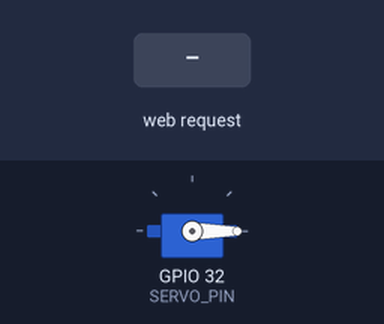
Recording of a sketch running on a simulated ESP32. Shown: servo. Inputs (shaded band) come from the test bench. WiFi joins after 1.5 s; servers stay silent unless stated; what the sketch prints to the serial monitor is not drawn.

Above: at 3.2 s.
3.3 s: HTTP request GET /unlock received
At 4.1 s:
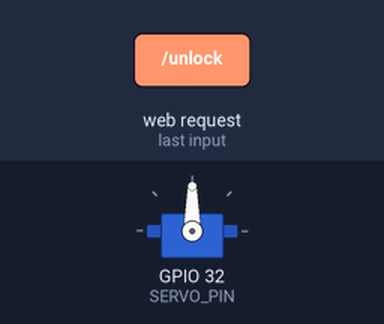
4.8 s: HTTP request GET /handshake received
7.8 s: HTTP request GET /lock received
Timing chart, 0 to 10.8 s (numbered marks = the images above; inputs shaded):
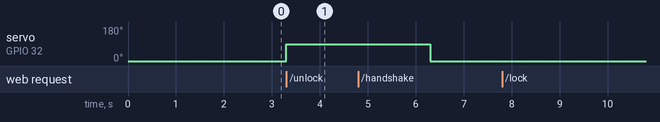

The sketch:

arduino_lock.ino
```cpp
/*
  ESP32 Wi-Fi Access Control Lock Firmware
  Controls a servo motor acting as a lock mechanism.
  Connects to Wi-Fi and hosts a local web server.

  Endpoints:
    http://<ESP32_IP>/handshake -> Responds "ACK" (self-test check)
    http://<ESP32_IP>/unlock    -> Drives servo to open angle, starts non-blocking timer, responds "UNLOCKED"
    http://<ESP32_IP>/lock      -> Drives servo to closed angle immediately, responds "LOCKED"

  Note:
    1. Enter your Wi-Fi SSID and Password below before uploading.
    2. Requires the "ESP32Servo" library in the Arduino IDE.
*/

#include <WiFi.h>
#include <WebServer.h>
#include <ESP32Servo.h>

// --- WI-FI CREDENTIALS ---
// Set these to match your router settings (must match config.py in Python)
const char* ssid = "NARZO 70 Pro 5G";
const char* password = "Thush@r0308";

// --- CONFIGURABLE CONSTANTS ---
const int SERVO_PIN = 32;        // GPIO pin connected to the servo signal (D32 / GPIO 32 on ESP32)
const int OPEN_ANGLE = 90;       // Angle representing unlocked state (degrees)
const int CLOSE_ANGLE = 0;       // Angle representing locked state (degrees)
const unsigned long UNLOCK_DURATION = 3000; // Duration to remain unlocked (milliseconds)
const long BAUD_RATE = 9600;     // Serial communication speed for startup debugging

// --- STATE VARIABLES ---
Servo lockServo;
WebServer server(80); // Web server on port 80
bool isUnlocked = false;
unsigned long unlockStartTime = 0;

// --- HTTP ENDPOINT HANDLERS ---

void handleHandshake() {
  server.send(200, "text/plain", "ACK");
  Serial.println("[HTTP] Handshake request received.");
}

void handleUnlock() {
  lockServo.write(OPEN_ANGLE);
  isUnlocked = true;
  unlockStartTime = millis();
  server.send(200, "text/plain", "UNLOCKED");
  Serial.println("[HTTP] Unlock command triggered.");
}

void handleLock() {
  lockServo.write(CLOSE_ANGLE);
  isUnlocked = false;
  server.send(200, "text/plain", "LOCKED");
  Serial.println("[HTTP] Lock command triggered.");
}

void handleNotFound() {
  server.send(404, "text/plain", "Not Found");
}

void setup() {
  // Initialize Serial for console output (to display IP address)
  Serial.begin(BAUD_RATE);
  delay(500);

  // Allow allocation of all ESP32 PWM timers for servo control
  ESP32PWM::allocateTimer(0);
  ESP32PWM::allocateTimer(1);
  ESP32PWM::allocateTimer(2);
  ESP32PWM::allocateTimer(3);

  // Attach and initialize servo to locked position
  lockServo.setPeriodHertz(50);           // Standard 50Hz servo refresh rate
  lockServo.attach(SERVO_PIN, 500, 2400); // Standard min/max pulse width for SG90 servo
  lockServo.write(CLOSE_ANGLE);

  // Connect to Wi-Fi
  Serial.println();
  Serial.print("[WIFI] Connecting to ");
  Serial.println(ssid);

  WiFi.begin(ssid, password);

  // Wait for connection
  int attempts = 0;
  while (WiFi.status() != WL_CONNECTED && attempts < 30) {
    delay(500);
    Serial.print(".");
    attempts++;
  }

  if (WiFi.status() == WL_CONNECTED) {
    Serial.println("");
    Serial.println("[WIFI] Connection successful!");
    Serial.print("[WIFI] ESP32 Local IP Address: ");
    Serial.println(WiFi.localIP()); // COPY THIS IP ADDRESS TO config.py
  } else {
    Serial.println("");
    Serial.println("[WIFI] [ERROR] Connection failed. Check credentials or router.");
  }

  // Configure Web Server routes
  server.on("/handshake", handleHandshake);
  server.on("/unlock", handleUnlock);
  server.on("/lock", handleLock);
  server.onNotFound(handleNotFound);

  // Start Web Server
  server.begin();
  Serial.println("[HTTP] Local Web Server started on port 80.");
}

void loop() {
  // Handle client requests
  server.handleClient();

  unsigned long currentTime = millis();

  // Non-blocking Auto-Lock Timer:
  // If the lock is open and the unlock duration has elapsed, lock it.
  if (isUnlocked && (currentTime - unlockStartTime >= UNLOCK_DURATION)) {
    lockServo.write(CLOSE_ANGLE);
    isUnlocked = false;
    Serial.println("[TIMER] Auto-locked.");
  }
}
```

Measured:
- after the input at 3.3 s, servo on GPIO 32 (SERVO_PIN): 0° → 90° at once
- after the input at 7.8 s, every drawn part: stays the same
